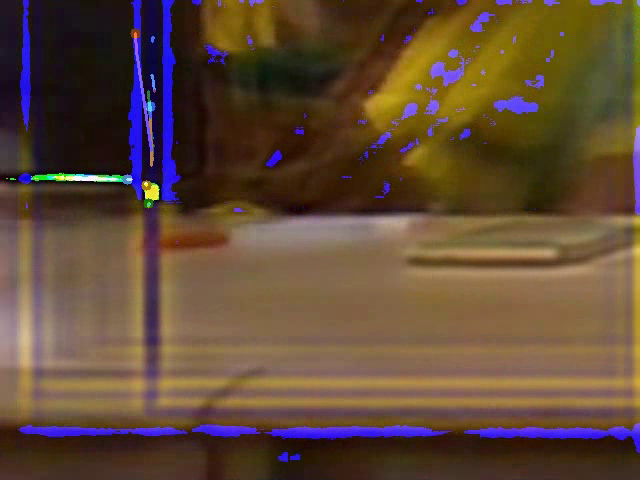
#> input picture frame 5 of showcase/output_live_project_demo.avi, 640 x 480 px, given in place of output_live__laplacian_levels4_min0.4_max0.8_amp10.avi, which was not available
$ python applyoptical.py
#> lines starting #> are read from the running program, lines starting #| are printed output that depends on the picture; pictures that were not available may be replaced by others from this repository, and a replacement may not be noted
# [81 lines of commented-out code are left out]


import numpy as np
import cv2
cap = cv2.VideoCapture('/home/kanishk/programming/eulerian-magnification-master/showcase/output_live__laplacian_levels4_min0.4_max0.8_amp10.avi')

fourcc = cv2.VideoWriter_fourcc(*'XVID')
out = cv2.VideoWriter('/home/kanishk/programming/eulerian-magnification-master/showcase/output_live_project_demo.avi',fourcc,cap.get(cv2.CAP_PROP_FPS), (640,480))
# params for ShiTomasi corner detection
feature_params = dict( maxCorners = 100,
                       qualityLevel = 0.3,
                       minDistance = 7,
                       blockSize = 7 )
# Parameters for lucas kanade optical flow
lk_params = dict( winSize  = (15,15),
                  maxLevel = 2,
                  criteria = (cv2.TERM_CRITERIA_EPS | cv2.TERM_CRITERIA_COUNT, 10, 0.03))
# Create some random colors
color = np.random.randint(0,255,(100,3))
# Take first frame and find corners in it
ret, old_frame = cap.read()
#> old_frame is the input picture: shape (480, 640, 3); mean B, G, R 55, 73.5, 96.4
old_gray = cv2.cvtColor(old_frame, cv2.COLOR_BGR2GRAY)
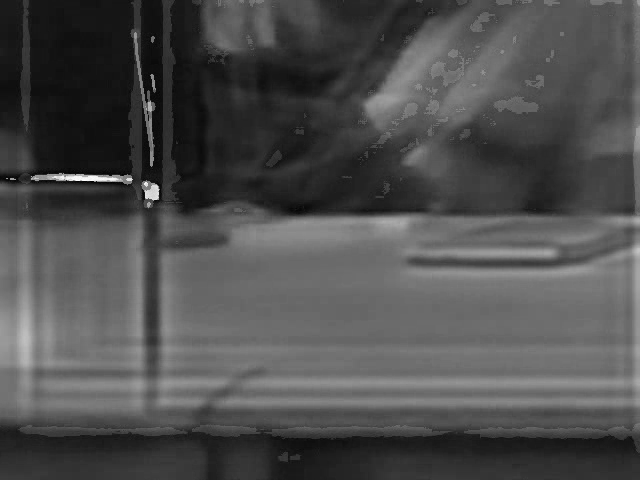
#> old_gray: shape (480, 640); min 0, max 254, mean 78.2
p0 = cv2.goodFeaturesToTrack(old_gray, mask = None, **feature_params)
#> p0 = [[156, 197], [129, 180], [147, 199], [144, 184], [156, 187], [33, 178], [150, 101], [7, 180], [152, 76]]
# Create a mask image for drawing purposes
mask = np.zeros_like(old_frame)
try:
    while(1):
        ret,frame = cap.read()
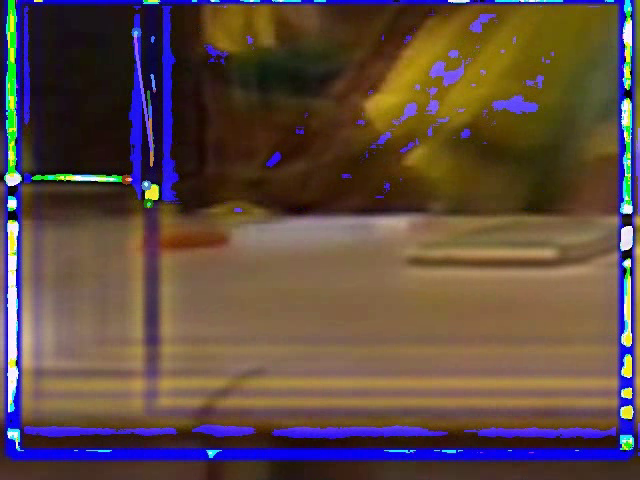
#> input picture frame 6 of showcase/output_live_project_demo.avi, 640 x 480 px, given in place of output_live__laplacian_levels4_min0.4_max0.8_amp10.avi, which was not available
#> frame is the input picture: shape (480, 640, 3); mean B, G, R 65.8, 74.2, 93.9
        if ret==True:
            frame_gray = cv2.cvtColor(frame, cv2.COLOR_BGR2GRAY)
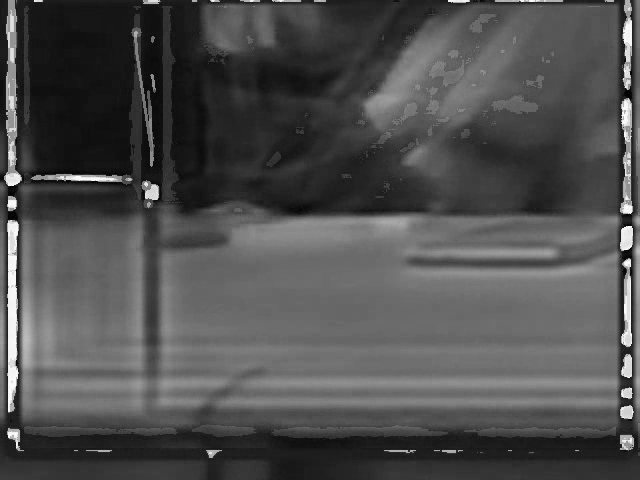
#> frame_gray: shape (480, 640); min 0, max 255, mean 79.1
            # calculate optical flow
            p1, st, err = cv2.calcOpticalFlowPyrLK(old_gray, frame_gray, p0, None, **lk_params)
#> p1 = [[155.8, 196.9], [128.3, 180], [147, 198.9], [144.2, 184.1], [155.8, 187.4], [34.05, 177.7], [150.7, 108.9], [22.76, 168.8], [152, 75.99]]; st = [1, 1, 1, 1, 1, 1, 1, 1, 1]; err = [8.37, 22.93, 4.96, 8.56, 10.21, 12.31, 28.07, 40.85, 0.772]
            # Select good points
            good_new = p1[st==1]
#> good_new has the same summary as p1
            good_old = p0[st==1]
#> good_old has the same summary as p0
            # draw the tracks
            for i,(new,old) in enumerate(zip(good_new,good_old)):
                a,b = new.ravel()
                c,d = old.ravel()
                mask = cv2.line(mask, (a,b),(c,d), color[i].tolist(), 2)
                frame = cv2.circle(frame,(a,b),5,color[i].tolist(),-1)
#> this loop made 9 passes
#> (a, b, c, d) on passes 1 to 9: (155.8, 196.9, 156, 197), (128.3, 180, 129, 180), (147, 198.9, 147, 199), (144.2, 184.1, 144, 184), (155.8, 187.4, 156, 187), (34.05, 177.7, 33, 178), (150.7, 108.9, 150, 101), (22.76, 168.8, 7, 180), (152, 75.99, 152, 76)
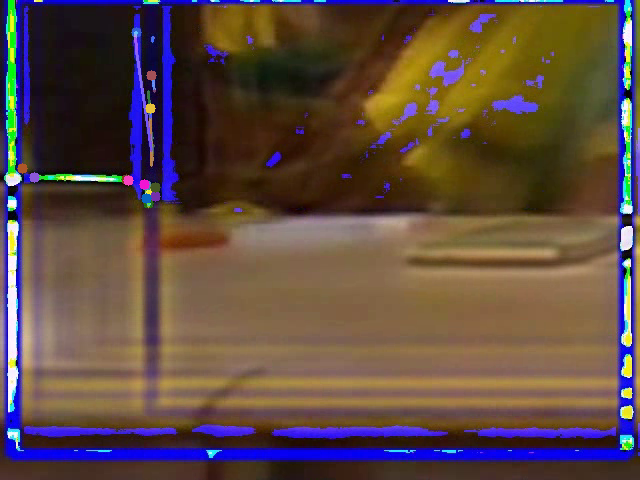
#> frame: shape (480, 640, 3); mean B, G, R 65.9, 74.2, 94.1
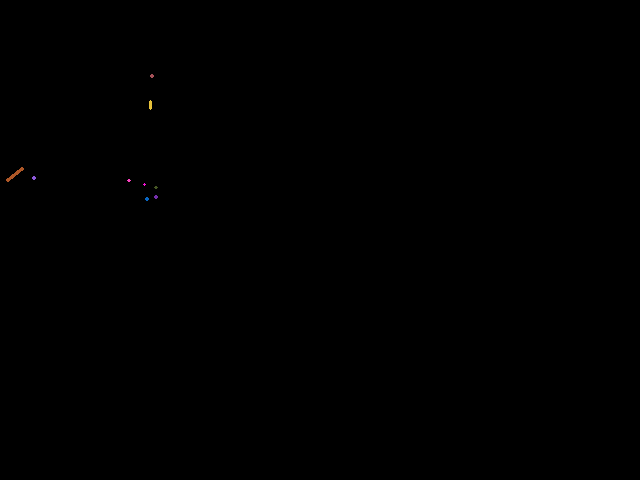
#> mask: shape (480, 640, 3); mean of channels 0, 1, 2 0, 0.1, 0.1; drawn as B, G, R
            img = cv2.add(frame,mask)
            cv2.imshow('frame',img)
            out.write(img)
            k = cv2.waitKey(30) & 0xff
#> (key q is pressed here)
            if k == 27:
                break
        else:
            break
        # Now update the previous frame and previous points
        old_gray = frame_gray.copy()
        p0 = good_new.reshape(-1,1,2)
#> p0 has the same summary as p1

finally:
    out.release()
    cv2.destroyAllWindows()
    cap.release()

$ run again, starting later in the video
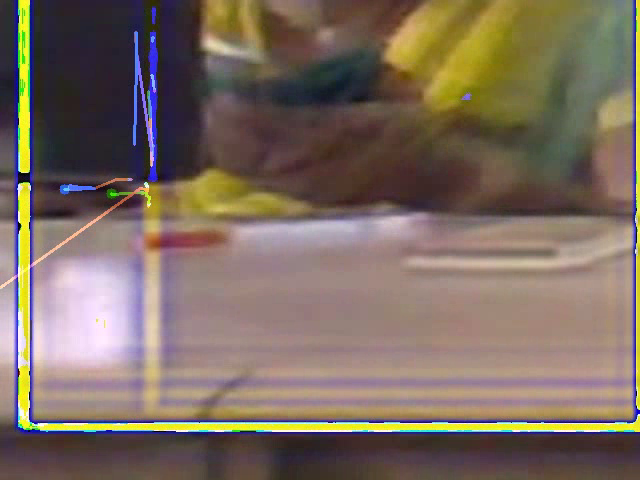
#> input picture frame 23 of showcase/output_live_project_demo.avi, 640 x 480 px, given in place of output_live__laplacian_levels4_min0.4_max0.8_amp10.avi, which was not available
#> old_frame is the input picture: shape (480, 640, 3); mean B, G, R 95.8, 107.9, 123.9
#> `p0 = cv2.goodFeaturesToTrack(old_gray, mask = None, **feature_params)`: p0 = [[27, 170], [638, 412], [28, 184], [20, 185], [20, 170], [146, 184], [19, 225], [31, 420], [634, 420], [20, 425], [37, 426]]
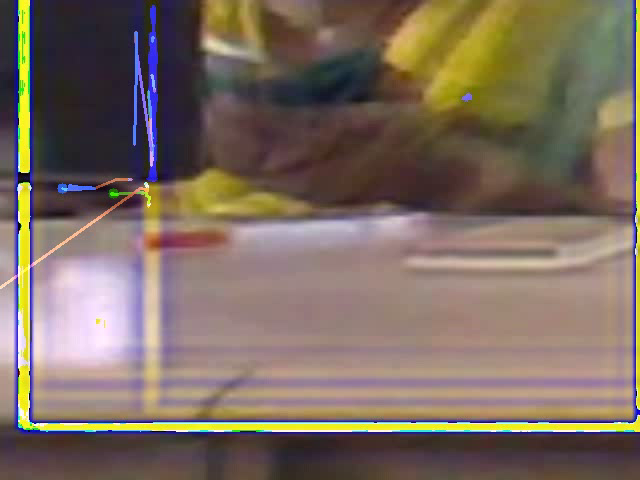
#> input picture frame 24 of showcase/output_live_project_demo.avi, 640 x 480 px, given in place of output_live__laplacian_levels4_min0.4_max0.8_amp10.avi, which was not available
#> frame is the input picture: shape (480, 640, 3); mean B, G, R 96.1, 108, 124
#> p1 = [[27.02, 170], [638.1, 412.3], [28.16, 184], [19.84, 185], [19.86, 170], [146, 184], [19.02, 225], [30.91, 419.8], [634.1, 420.1], [19.93, 425.1], [36.78, 425.9]]; st = [1, 1, 1, 1, 1, 1, 1, 1, 1, 1, 1]; err = [3.27, 8.55, 5.84, 5.91, 4.62, 3.63, 3.1, 8.03, 8, 4.66, 8.8]
#> good_new has the same summary as p1
#> good_old has the same summary as p0
#> the loop `for i,(new,old) in enumerate(zip(good_new,good_old)):` made 11 passes
#> (a, b, c, d) on passes 1 to 8: (27.02, 170, 27, 170), (638.1, 412.3, 638, 412), (28.16, 184, 28, 184), (19.84, 185, 20, 185), (19.86, 170, 20, 170), (146, 184, 146, 184), (19.02, 225, 19, 225), (30.91, 419.8, 31, 420)
#> after the loop `for i,(new,old) in enumerate(zip(good_new,good_old)):`:
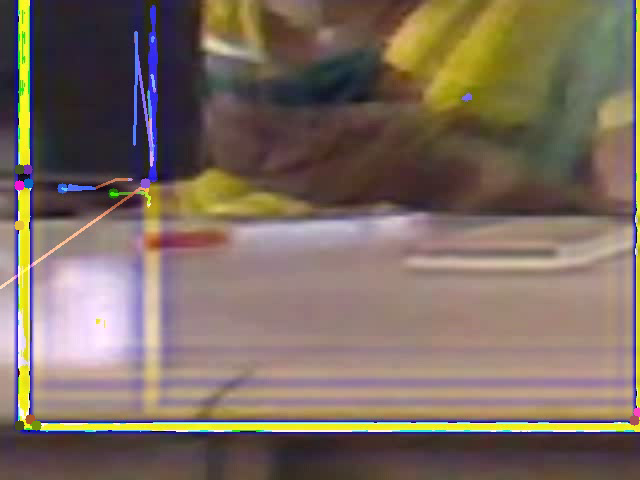
#> frame: shape (480, 640, 3); mean B, G, R 96, 107.9, 124
#> `p0 = good_new.reshape(-1,1,2)`: p0 has the same summary as p1

$ run again, starting later in the video
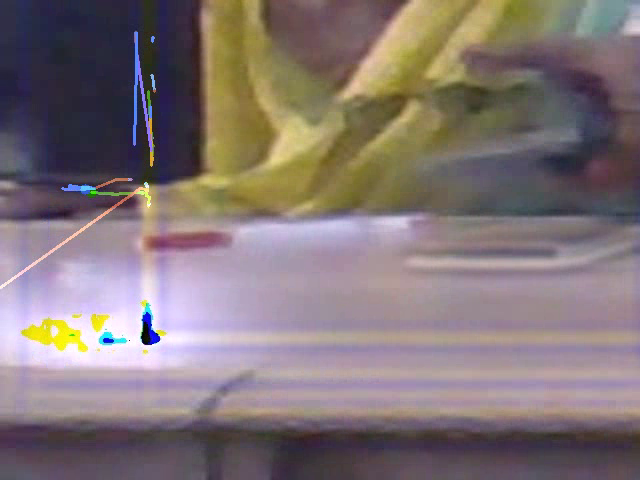
#> input picture frame 41 of showcase/output_live_project_demo.avi, 640 x 480 px, given in place of output_live__laplacian_levels4_min0.4_max0.8_amp10.avi, which was not available
#> old_frame is the input picture: shape (480, 640, 3); mean B, G, R 117.9, 116.9, 130
#> `p0 = cv2.goodFeaturesToTrack(old_gray, mask = None, **feature_params)`: p0 = [[144, 342], [157, 339], [144, 184], [147, 314], [102, 340], [153, 328], [111, 340], [152, 76], [153, 39], [65, 187]]
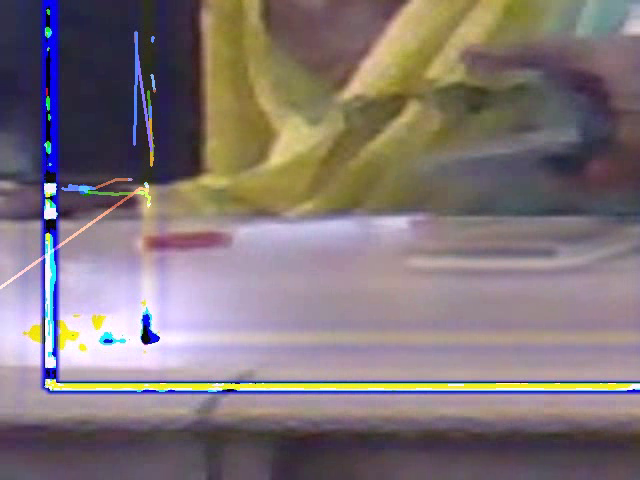
#> input picture frame 42 of showcase/output_live_project_demo.avi, 640 x 480 px, given in place of output_live__laplacian_levels4_min0.4_max0.8_amp10.avi, which was not available
#> frame is the input picture: shape (480, 640, 3); mean B, G, R 119.4, 116.6, 128.4
#> p1 = [[143.8, 341.4], [155.8, 338.8], [144, 184], [146.3, 315.6], [102.7, 340.5], [151.7, 328.7], [110.5, 340.3], [152, 76], [153, 39], [64.95, 187]]; st = [1, 1, 1, 1, 1, 1, 1, 1, 1, 1]; err = [10.63, 17.23, 1.52, 16.97, 10.17, 12.27, 14.19, 0.232, 0.114, 3.59]
#> good_new has the same summary as p1
#> good_old has the same summary as p0
#> the loop `for i,(new,old) in enumerate(zip(good_new,good_old)):` made 10 passes
#> (a, b, c, d) on passes 1 to 8: (143.8, 341.4, 144, 342), (155.8, 338.8, 157, 339), (144, 184, 144, 184), (146.3, 315.6, 147, 314), (102.7, 340.5, 102, 340), (151.7, 328.7, 153, 328), (110.5, 340.3, 111, 340), (152, 76, 152, 76)
#> after the loop `for i,(new,old) in enumerate(zip(good_new,good_old)):`:
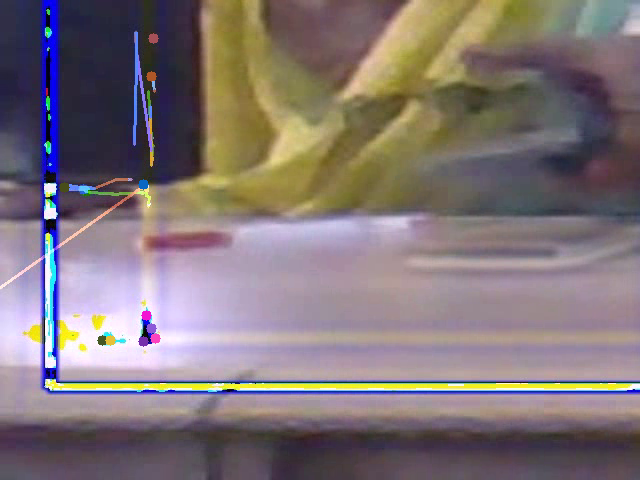
#> frame: shape (480, 640, 3); mean B, G, R 119.3, 116.5, 128.6
#> `p0 = good_new.reshape(-1,1,2)`: p0 has the same summary as p1
